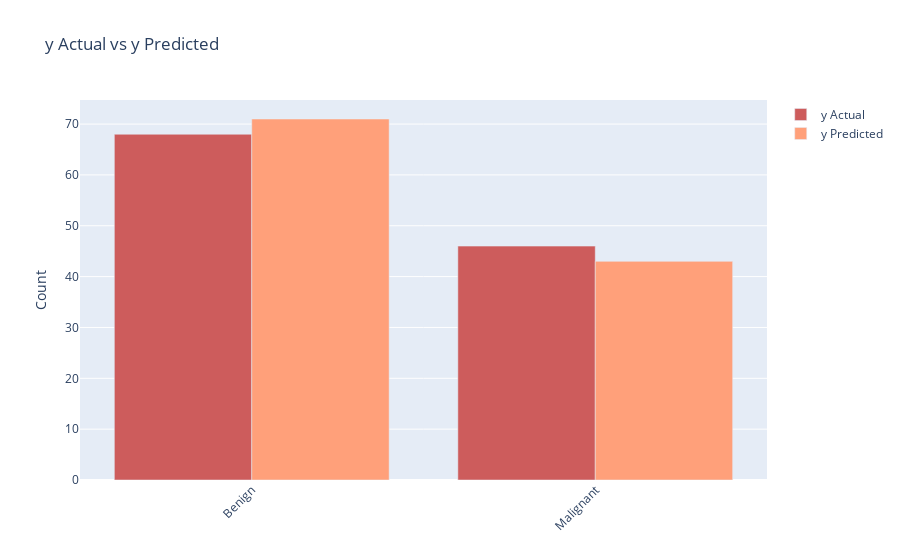

Notebook code cell kept with this figure:
### Markdown cell above
#### Visual Comparisons

### Code cell
import plotly.graph_objects as go

samples = ['Benign', 'Malignant']

fig = go.Figure()

fig.add_trace(go.Bar(
    x = samples,
    y = df_counts['y Actual Count'],
    name = 'y Actual',
    marker_color= 'indianred'
))

fig.add_trace(go.Bar(
    x = samples,
    y = df_counts['y Predicted Count'],
    name = 'y Predicted',
    marker_color = 'lightsalmon'
))

fig.update_layout(
    title="y Actual vs y Predicted",
    yaxis_title = 'Count',
    barmode='group', 
    xaxis_tickangle=-45
)

fig.show()

### Figure 1 — Plotly figure (JSON) as saved in the notebook; plotly's stock layout.template omitted (floating-point values rounded to 4 significant figures)
{"data": [{"marker": {"color": "indianred"}, "name": "y Actual", "type": "bar", "x": ["Benign", "Malignant"], "y": [68, 46]}, {"marker": {"color": "lightsalmon"}, "name": "y Predicted", "type": "bar", "x": ["Benign", "Malignant"], "y": [71, 43]}], "layout": {"barmode": "group", "title": {"text": "y Actual vs y Predicted"}, "xaxis": {"tickangle": -45}, "yaxis": {"title": {"text": "Count"}}}}
